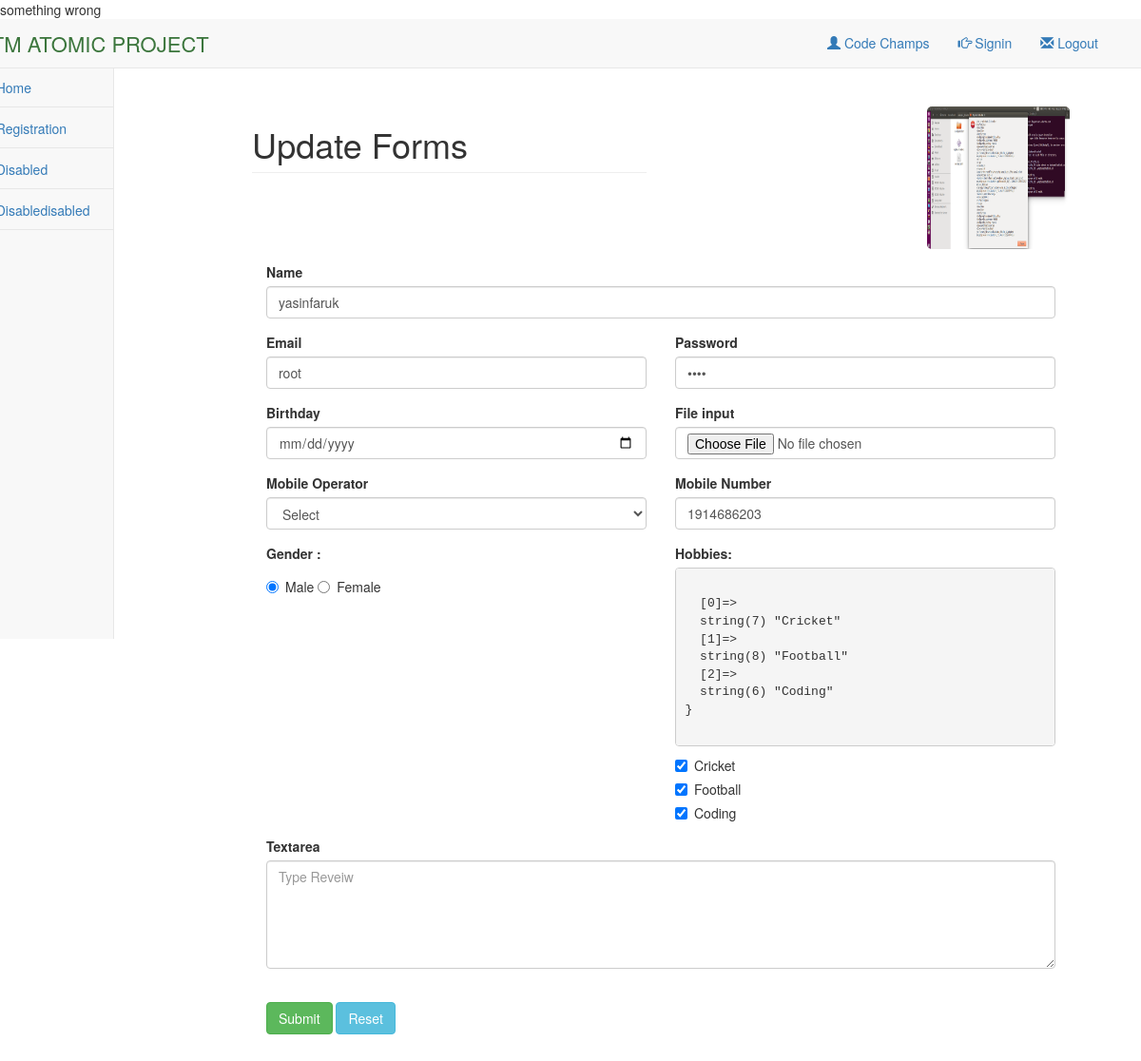
The app's page /Views/SEIP107348/Phonebook/update.php?id=4 with its own data.
### tables this page shows
CREATE TABLE IF NOT EXISTS `phone_data` (
`id` int(11) NOT NULL,
  `name` varchar(30) NOT NULL,
  `email` varchar(30) NOT NULL,
  `password` varchar(30) NOT NULL,
  `birthday` date NOT NULL,
  `file` varchar(30) NOT NULL,
  `operator` varchar(30) NOT NULL,
  `mobile` int(30) NOT NULL,
  `gender` varchar(10) NOT NULL,
  `hobbies` varchar(100) NOT NULL,
  `textarea` varchar(255) NOT NULL,
  `deleted_at` varchar(100) DEFAULT NULL
);

### Source/BITM/SEIP107348/Phonebook/Phonebook.php (called while the page is built, shortened)
<?php
class Phonebook {
    public function update($id = null) {
        $query = "SELECT * FROM `phonebook`.`phone_data` WHERE `phone_data`.`id` = " . $id;
        $result = mysql_query($query);
        $row = mysql_fetch_assoc($result);
        return $row;
    }
}

### Views/SEIP107348/Phonebook/update.php (the view, shortened to what this page needs)
<?php
$views = new Phonebook();
$view = $views->update($_GET['id']);
$hobby = $view['hobbies'];
$hobby = explode(" , ", $hobby);
?>
<!DOCTYPE html>
<html>
    <head>
        <link href="../../../Asset/css/font-awesome.min.css" rel="stylesheet" type="text/css"/>
        <link href="../../../Asset/css/bootstrap.min.css" rel="stylesheet" type="text/css"/>
        <link href="../../../Asset/css/main.css" rel="stylesheet" type="text/css"/>
    </head>
    <body>
        <section class="header_part">
            <div class="container">
                <div class="row">
                    <div>
                        <div class="col-md-6">
                            <p class="header_text text-success pull-left">BITM ATOMIC PROJECT</p>
                        </div>
                        <div class="col-md-6">
                            <p class="navbar-text pull-right">
                                <a href="#"><span class="glyphicon glyphicon-envelope"></span> Logout</a>
                            </p>
                            <p class="navbar-text pull-right">
                                <a href="#"><span class="glyphicon glyphicon-hand-right"></span> Signin</a>
                            </p>
                            <p class="navbar-text pull-right">
                                <a href="#"><span class="glyphicon glyphicon-user"></span> Code Champs</a>
                            </p>
                        </div>
                    </div>
                </div>
            </div>
        </section>
        <section class="project_list">
            <div class="container">
                <div class="row">
                    <div class="col-md-12 col-md-offset-">
                        <div class="col-md-2">
                            <div class="sidebar_part">
                                <ul class="nav  text-left nav-stacked sidebar_part_text">
                                    <li>
                                        <a href="login.php"><span class="glyphicon glyphicon-hand-right"></span> &nbsp; Home</a>
                                    </li>
                                    <li>
                                        <a href="#"><span class="glyphicon glyphicon-hand-right"></span> &nbsp; Registration</a>
                                    </li>
                                    <li>
                                        <a href="#"><span class="glyphicon glyphicon-hand-right"></span> &nbsp; Disabled</a>
                                    </li>
                                    <li>
                                        <a href="#"><span class="glyphicon glyphicon-hand-right"></span> &nbsp; Disabledisabled</a>
                                    </li>
                                </ul>
                            </div>
                        </div>
                        <div class="col-md-10">
                            <div class="col-lg-12" style="margin-top: 40px;">
                                <div class="col-md-6">
                                    <h1 class="page-header ">Update Forms</h1>
                                </div>
                                <div class="col-md-6">
                                    <img class=" pull-right" src="images/<?php echo $view['file']; ?>"
                                         height="150"
                                         width="150"
                                         style="border-radius: 5px;">
                                </div>
                            </div>
                            <div class="col-md-12">
                                <div class="form_part">
                                    <form role="form" method="post" action="#" enctype="multipart/form-data">
                                        <div class="col-md-12">
                                            <div class="col-md-12">
                                                <div class="form-group">
                                                    <label>Name</label>
                                                    <input type="text" class="form-control" name="name" value="<?php echo $view['name']; ?>">
                                                </div>
                                            </div>
                                        </div>
                                        <div class="col-md-12">
                                            <div class="col-sm-6">
                                                <div class="form-group">
                                                    <label>Email</label>
                                                    <input class="form-control" type="text" name="email" value="<?php echo $view['email']; ?>">
                                                </div>
                                            </div>
                                            <div class="col-sm-6">
                                                <div class="form-group">
                                                    <label>Password</label>
                                                    <input name="password" class="form-control" type="password" value="<?php echo $view['password']; ?>">
                                                </div>
                                            </div>
                                        </div>
                                        <div class="col-md-12">
                                            <div class="col-sm-6">
                                                <div class="form-group">
                                                    <label>Birthday</label>
                                                    <input class="form-control" name="birthday" type="date" value="<?php echo $view['birthday']; ?>"">
                                                </div>
                                            </div>
                                            <div class="col-sm-6">
                                                <div class="form-group">
                                                    <label>File input</label>
                                                    <input type="file" name="image"  class="form-control">
                                                </div>
                                            </div>
                                        </div>
                                        <div class="col-md-12">
                                            <div class="col-sm-6">
                                                <div class="form-group">
                                                    <label>Mobile Operator</label>
                                                    <select class="form-control" name="select">
                                                        <option value="select">Select</option>
                                                    </select>
                                                </div>
                                            </div>
                                            <div class="col-sm-6">
                                                <div class="form-group">
                                                    <label>Mobile Number</label>
                                                    <input class="form-control" name="mobile_number" type="number" value="<?php echo $view['mobile']; ?>"">
                                                </div>
                                            </div>
                                        </div>
                                        <div class="col-md-12">
                                            <div class="col-sm-6">
                                                <div class="form-group">
                                                    <label>Gender :  &nbsp;</label><br>
                                                    <div class="radio">
                                                        <label>
                                                            <input type="radio" <?php
                                                            if (in_array("Male", $view)) {
                                                                echo "checked";
                                                            }
                                                            ?> name="radio" value="Male"> Male
                                                        </label>
                                                        <label>
                                                            <input type="radio" <?php
                                                            if (in_array("Female", $view)) {
                                                                echo "checked";
                                                            }
                                                            ?> name="radio" value="Female"> Female
                                                        </label>
                                                    </div>
                                                </div>
                                            </div>
                                            <div class="col-sm-6">
                                                <div class="form-group">
                                                    <label>Hobbies: &nbsp;</label><br>
                                                    <pre>
                                                        <?php
                                                        var_dump($hobby);
                                                        ?>
                                                    </pre>
                                                    <div class="checkbox">
                                                        <label>
                                                            <input type="checkbox" name = "hobby[]" <?php
                                                            if (in_array("Cricket", $hobby)) {
                                                                echo "checked";
                                                            }
                                                            ?> value  = "Cricket"> Cricket
                                                        </label>
                                                    </div>
                                                    <div class="checkbox">
                                                        <label>
                                                            <input type="checkbox" <?php
                                                            if (in_array("Football", $hobby)) {
                                                                echo "checked";
                                                            }
                                                            ?> name = "hobby[]" value  = "Football"> Football
                                                        </label>
                                                    </div>
                                                    <div class="checkbox">
                                                        <label>
                                                            <input type="checkbox" <?php
                                                            if (in_array("Coding", $hobby)) {
                                                                echo "checked";
                                                            }
                                                            ?> name = "hobby[]" value  = "Coding"> Coding
                                                        </label>
                                                    </div>
                                                </div>
                                            </div>
                                        </div>
                                        <div class="col-md-12">
                                            <div class="form-group col-md-12">
                                                <label for="textArea">Textarea</label>
                                                <textarea name="summary" class="form-control" rows="5" id="textArea" placeholder="Type Reveiw" ></textarea><br>
                                            </div>
                                        </div>
                                        <div class="col-md-12">
                                            <div class="col-md-12 submit_btn_margin">
                                                <button name="submit" type="submit" class="btn btn-success">Submit </button>
                                                <button type="reset" class="btn btn-info">Reset </button>
                                            </div>
                                        </div>
                                    </form>
                                </div>
                            </div>
                        </div>
                    </div>
                </div>
            </div>
        </section>
    </body>
</html>

### Asset/css/main.css (style rules this page uses)
.header_part { border-bottom: 1px solid #e7e7e7; background-color: #f8f8f8; }
p.header_text { margin: 10px -60px; font-size: 22px; }
.sidebar_part { min-height: 600px; border-right: 1px solid #e7e7e7; margin-left: -105px; padding-left: 0px; background-color: #f8f8f8; width: 180px; padding-right: 0px; }
.sidebar_part > ul > li { border-bottom: 1px solid #e7e7e7; }
.sidebar_part > ul > li > a { margin-left: 15px; }
.page-header { padding-bottom: 9px; margin: 20px 0 20px; border-bottom: 1px solid #eee; }
.form_part { margin-top: 10px; }
.submit_btn_margin { margin-bottom: 50px; }

### records on screen
phone_data: file (picture), name "yasinfaruk", email "root", mobile_number "1914686203", hobbies "☑"
